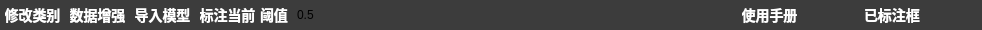
     <widget class="QGroupBox" name="horizontalGroupBox">
      <property name="minimumSize">
       <size>
        <width>0</width>
        <height>30</height>
       </size>
      </property>
      <property name="maximumSize">
       <size>
        <width>16777215</width>
        <height>30</height>
       </size>
      </property>
      <property name="styleSheet">
       <string notr="true">background-color: rgb(60,60,60); /* 背景颜色 */
border: none;
</string>
      </property>
      <layout class="QHBoxLayout" name="horizontalLayout">
       <property name="spacing">
        <number>0</number>
       </property>
       <property name="leftMargin">
        <number>0</number>
       </property>
       <property name="topMargin">
        <number>0</number>
       </property>
       <property name="rightMargin">
        <number>0</number>
       </property>
       <property name="bottomMargin">
        <number>0</number>
       </property>
       <item>
        <layout class="QHBoxLayout" name="horizontalLayout_6">
         <property name="spacing">
          <number>0</number>
         </property>
         <item>
          <widget class="QPushButton" name="renewCls">
           <property name="minimumSize">
            <size>
             <width>65</width>
             <height>30</height>
            </size>
           </property>
           <property name="maximumSize">
            <size>
             <width>65</width>
             <height>30</height>
            </size>
           </property>
           <property name="styleSheet">
            <string notr="true">QPushButton{font-family: &quot;Microsoft YaHei&quot;;
font-size: 14px;
font-weight: bold;
color:white;
text-align: center center;
padding-left: 5px;
padding-right: 5px;
padding-top: 4px;
padding-bottom: 4px;
border-style: solid;
border-width: 0px;
border-color: rgba(255, 255, 255, 255);
border-radius: 3px;
background-color: rgba(48,148,243,0);}

QPushButton:focus{outline: none;}

QPushButton::pressed{font-family: &quot;Microsoft YaHei&quot;;
                     font-size: 14px;
                     font-weight: bold;
                     color:rgb(200,200,200);
                     text-align: center center;
                     padding-left: 5px;
                     padding-right: 5px;
                     padding-top: 4px;
                     padding-bottom: 4px;
                     border-style: solid;
                     border-width: 0px;
                     border-color: rgba(255, 255, 255, 255);
                     border-radius: 3px;
                     background-color:  #bf513b;}

QPushButton::disabled{font-family: &quot;Microsoft YaHei&quot;;
                     font-size: 14px;
                     font-weight: bold;
                     color:rgb(200,200,200);
                     text-align: center center;
                     padding-left: 5px;
                     padding-right: 5px;
                     padding-top: 4px;
                     padding-bottom: 4px;
                     border-style: solid;
                     border-width: 0px;
                     border-color: rgba(255, 255, 255, 255);
                     border-radius: 3px;
                     background-color:  #bf513b;}
QPushButton::hover {
border-style: solid;
border-width: 0px;
border-radius: 0px;
background-color: rgba(48,148,243,80);}</string>
           </property>
           <property name="text">
            <string>修改类别</string>
           </property>
          </widget>
         </item>
         <item>
          <widget class="QPushButton" name="save_2">
           <property name="minimumSize">
            <size>
             <width>65</width>
             <height>30</height>
            </size>
           </property>
           <property name="maximumSize">
            <size>
             <width>40</width>
             <height>30</height>
            </size>
           </property>
           <property name="styleSheet">
            <string notr="true">QPushButton{font-family: &quot;Microsoft YaHei&quot;;
font-size: 14px;
font-weight: bold;
color:white;
text-align: center center;
padding-left: 5px;
padding-right: 5px;
padding-top: 4px;
padding-bottom: 4px;
border-style: solid;
border-width: 0px;
border-color: rgba(255, 255, 255, 255);
border-radius: 3px;
background-color: rgba(48,148,243,0);}

QPushButton:focus{outline: none;}

QPushButton::pressed{font-family: &quot;Microsoft YaHei&quot;;
                     font-size: 14px;
                     font-weight: bold;
                     color:rgb(200,200,200);
                     text-align: center center;
                     padding-left: 5px;
                     padding-right: 5px;
                     padding-top: 4px;
                     padding-bottom: 4px;
                     border-style: solid;
                     border-width: 0px;
                     border-color: rgba(255, 255, 255, 255);
                     border-radius: 3px;
                     background-color:  #bf513b;}

QPushButton::disabled{font-family: &quot;Microsoft YaHei&quot;;
                     font-size: 14px;
                     font-weight: bold;
                     color:rgb(200,200,200);
                     text-align: center center;
                     padding-left: 5px;
                     padding-right: 5px;
                     padding-top: 4px;
                     padding-bottom: 4px;
                     border-style: solid;
                     border-width: 0px;
                     border-color: rgba(255, 255, 255, 255);
                     border-radius: 3px;
                     background-color:  #bf513b;}
QPushButton::hover {
border-style: solid;
border-width: 0px;
border-radius: 0px;
background-color: rgba(48,148,243,80);}</string>
           </property>
           <property name="text">
            <string>数据增强</string>
           </property>
          </widget>
         </item>
         <item>
          <widget class="QPushButton" name="load_model">
           <property name="minimumSize">
            <size>
             <width>65</width>
             <height>30</height>
            </size>
           </property>
           <property name="maximumSize">
            <size>
             <width>40</width>
             <height>30</height>
            </size>
           </property>
           <property name="styleSheet">
            <string notr="true">QPushButton{font-family: &quot;Microsoft YaHei&quot;;
font-size: 14px;
font-weight: bold;
color:white;
text-align: center center;
padding-left: 5px;
padding-right: 5px;
padding-top: 4px;
padding-bottom: 4px;
border-style: solid;
border-width: 0px;
border-color: rgba(255, 255, 255, 255);
border-radius: 3px;
background-color: rgba(48,148,243,0);}

QPushButton:focus{outline: none;}

QPushButton::pressed{font-family: &quot;Microsoft YaHei&quot;;
                     font-size: 14px;
                     font-weight: bold;
                     color:rgb(200,200,200);
                     text-align: center center;
                     padding-left: 5px;
                     padding-right: 5px;
                     padding-top: 4px;
                     padding-bottom: 4px;
                     border-style: solid;
                     border-width: 0px;
                     border-color: rgba(255, 255, 255, 255);
                     border-radius: 3px;
                     background-color:  #bf513b;}

QPushButton::disabled{font-family: &quot;Microsoft YaHei&quot;;
                     font-size: 14px;
                     font-weight: bold;
                     color:rgb(200,200,200);
                     text-align: center center;
                     padding-left: 5px;
                     padding-right: 5px;
                     padding-top: 4px;
                     padding-bottom: 4px;
                     border-style: solid;
                     border-width: 0px;
                     border-color: rgba(255, 255, 255, 255);
                     border-radius: 3px;
                     background-color:  #bf513b;}
QPushButton::hover {
border-style: solid;
border-width: 0px;
border-radius: 0px;
background-color: rgba(48,148,243,80);}</string>
           </property>
           <property name="text">
            <string>导入模型</string>
           </property>
          </widget>
         </item>
         <item>
          <widget class="QPushButton" name="detect">
           <property name="minimumSize">
            <size>
             <width>65</width>
             <height>30</height>
            </size>
           </property>
           <property name="maximumSize">
            <size>
             <width>40</width>
             <height>30</height>
            </size>
           </property>
           <property name="styleSheet">
            <string notr="true">QPushButton{font-family: &quot;Microsoft YaHei&quot;;
font-size: 14px;
font-weight: bold;
color:white;
text-align: center center;
padding-left: 5px;
padding-right: 5px;
padding-top: 4px;
padding-bottom: 4px;
border-style: solid;
border-width: 0px;
border-color: rgba(255, 255, 255, 255);
border-radius: 3px;
background-color: rgba(48,148,243,0);}

QPushButton:focus{outline: none;}

QPushButton::pressed{font-family: &quot;Microsoft YaHei&quot;;
                     font-size: 14px;
                     font-weight: bold;
                     color:rgb(200,200,200);
                     text-align: center center;
                     padding-left: 5px;
                     padding-right: 5px;
                     padding-top: 4px;
                     padding-bottom: 4px;
                     border-style: solid;
                     border-width: 0px;
                     border-color: rgba(255, 255, 255, 255);
                     border-radius: 3px;
                     background-color:  #bf513b;}

QPushButton::disabled{font-family: &quot;Microsoft YaHei&quot;;
                     font-size: 14px;
                     font-weight: bold;
                     color:rgb(200,200,200);
                     text-align: center center;
                     padding-left: 5px;
                     padding-right: 5px;
                     padding-top: 4px;
                     padding-bottom: 4px;
                     border-style: solid;
                     border-width: 0px;
                     border-color: rgba(255, 255, 255, 255);
                     border-radius: 3px;
                     background-color:  #bf513b;}
QPushButton::hover {
border-style: solid;
border-width: 0px;
border-radius: 0px;
background-color: rgba(48,148,243,80);}</string>
           </property>
           <property name="text">
            <string>标注当前</string>
           </property>
          </widget>
         </item>
         <item>
          <widget class="QLabel" name="label_4">
           <property name="minimumSize">
            <size>
             <width>35</width>
             <height>0</height>
            </size>
           </property>
           <property name="maximumSize">
            <size>
             <width>35</width>
             <height>16777215</height>
            </size>
           </property>
           <property name="styleSheet">
            <string notr="true">QLabel {
    color: white; /* 文字颜色 */
    
	background-color: rgb(60,60,60);

    font-size: 14px; /* 字体大小 */
    font-weight: bold; /* 字体粗细 */
    text-align: center; /* 文字水平居中 */
    qproperty-alignment: 'AlignVCenter'; /* 文字垂直居中 */
}
</string>
           </property>
           <property name="text">
            <string>阈值</string>
           </property>
          </widget>
         </item>
         <item>
          <widget class="QLineEdit" name="lineEdit">
           <property name="minimumSize">
            <size>
             <width>42</width>
             <height>20</height>
            </size>
           </property>
           <property name="maximumSize">
            <size>
             <width>35</width>
             <height>20</height>
            </size>
           </property>
           <property name="styleSheet">
            <string notr="true">/* 设置QLineEdit的风格 */
QLineEdit {
    border: 2px solid rgb(210, 210, 210); /* 设置边框为较浅的灰色 */
    border-radius: 10px; /* 圆角度数 */
    padding: 0 8px; /* 内边距 */
    background-color: white; /* 背景颜色设置为白色 */
    /* 可以添加一个简单的渐变效果 */
    background: qlineargradient(x1:0, y1:0, x2:0, y2:1,
                                stop:0 #ffffff, stop:1 #e6e6e6);
    /* 轻微的内阴影效果 */
    box-shadow: 0 1px 1px rgba(0, 0, 0, 0.1) inset;
}

/* 当QLineEdit部件获得焦点时 */
QLineEdit:focus {
    /* 边框颜色加深，突出显示 */
    border: 2px solid rgb(66, 133, 244); /* 蓝色高亮 */
    /* 添加更明显的内阴影以显示焦点状态 */
    box-shadow: 0 0 3px rgba(66, 133, 244, 0.5) inset;
}

/* 设置默认边框颜色 */
border: 1px solid rgb(210, 210, 210); /* 淡灰色边框 */
</string>
           </property>
           <property name="text">
            <string>0.5</string>
           </property>
          </widget>
         </item>
         <item>
          <spacer name="horizontalSpacer_3">
           <property name="orientation">
            <enum>Qt::Horizontal</enum>
           </property>
           <property name="sizeHint" stdset="0">
            <size>
             <width>400</width>
             <height>20</height>
            </size>
           </property>
          </spacer>
         </item>
         <item>
          <widget class="QPushButton" name="save_5">
           <property name="minimumSize">
            <size>
             <width>65</width>
             <height>30</height>
            </size>
           </property>
           <property name="maximumSize">
            <size>
             <width>40</width>
             <height>30</height>
            </size>
           </property>
           <property name="styleSheet">
            <string notr="true">QPushButton{font-family: &quot;Microsoft YaHei&quot;;
font-size: 14px;
font-weight: bold;
color:white;
text-align: center center;
padding-left: 5px;
padding-right: 5px;
padding-top: 4px;
padding-bottom: 4px;
border-style: solid;
border-width: 0px;
border-color: rgba(255, 255, 255, 255);
border-radius: 3px;
background-color: rgba(48,148,243,0);}

QPushButton:focus{outline: none;}

QPushButton::pressed{font-family: &quot;Microsoft YaHei&quot;;
                     font-size: 14px;
                     font-weight: bold;
                     color:rgb(200,200,200);
                     text-align: center center;
                     padding-left: 5px;
                     padding-right: 5px;
                     padding-top: 4px;
                     padding-bottom: 4px;
                     border-style: solid;
                     border-width: 0px;
                     border-color: rgba(255, 255, 255, 255);
                     border-radius: 3px;
                     background-color:  #bf513b;}

QPushButton::disabled{font-family: &quot;Microsoft YaHei&quot;;
                     font-size: 14px;
                     font-weight: bold;
                     color:rgb(200,200,200);
                     text-align: center center;
                     padding-left: 5px;
                     padding-right: 5px;
                     padding-top: 4px;
                     padding-bottom: 4px;
                     border-style: solid;
                     border-width: 0px;
                     border-color: rgba(255, 255, 255, 255);
                     border-radius: 3px;
                     background-color:  #bf513b;}
QPushButton::hover {
border-style: solid;
border-width: 0px;
border-radius: 0px;
background-color: rgba(48,148,243,80);}</string>
           </property>
           <property name="text">
            <string>使用手册</string>
           </property>
          </widget>
         </item>
         <item>
          <widget class="QLabel" name="label_3">
           <property name="minimumSize">
            <size>
             <width>180</width>
             <height>0</height>
            </size>
           </property>
           <property name="maximumSize">
            <size>
             <width>180</width>
             <height>16777215</height>
            </size>
           </property>
           <property name="styleSheet">
            <string notr="true">QLabel {
    color: white; /* 文字颜色 */
    
	background-color: rgb(60,60,60);
    border: none;
    font-size: 14px; /* 字体大小 */
    font-weight: bold; /* 字体粗细 */
    text-align: center; /* 文字水平居中 */
    qproperty-alignment: 'AlignVCenter'; /* 文字垂直居中 */
}
</string>
           </property>
           <property name="text">
            <string>                已标注框</string>
           </property>
          </widget>
         </item>
        </layout>
       </item>
      </layout>
     </widget>
